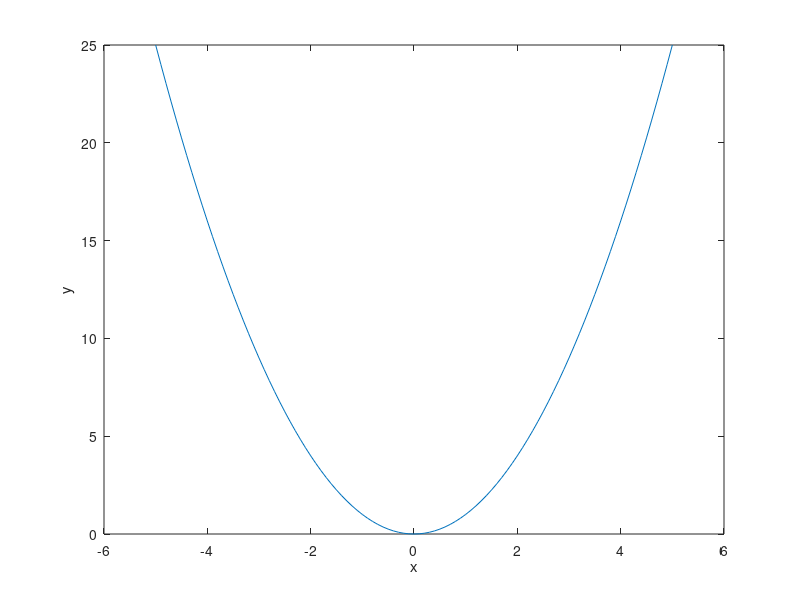

This figure's MATLAB source:
%% Lab 1 Creating a script and publishing a report
% This is the script created during the lab demonstration.
% The demonstration showed you how to create script,
% add comments to the script, use cell mode in a script,
% and publish a script to an HTML report.


%% Question 1
% The radius of the earth is approximately 6.37 * 10^6 meters.
% (a) What is the circumference of the earth in kilometers?
% (b) What is the surface area of the earth in square kilometers?
% (C) What is the volume of the earth in cubic meters?

%% Question 1A
% radius of the earth in metres
radius = 6.37e6;
% circumference in kilometres
circum = 2 * pi * radius / 1000

%% Question 1B
% surface area in square kilometres 
area = 4 * pi * (radius/1000)^2

%% Question 1C
%volume in cubic metres
volume = 4/3 * pi * (radius/1000)^3

%% Question 2
% Plot the function y = x^2 for values
%x = -5:0.1:5
% Label the x and y axes.

x = -5:0.1:5;
y = x.^2;
plot(x, y)
xlabel('x');
ylabel('y');



